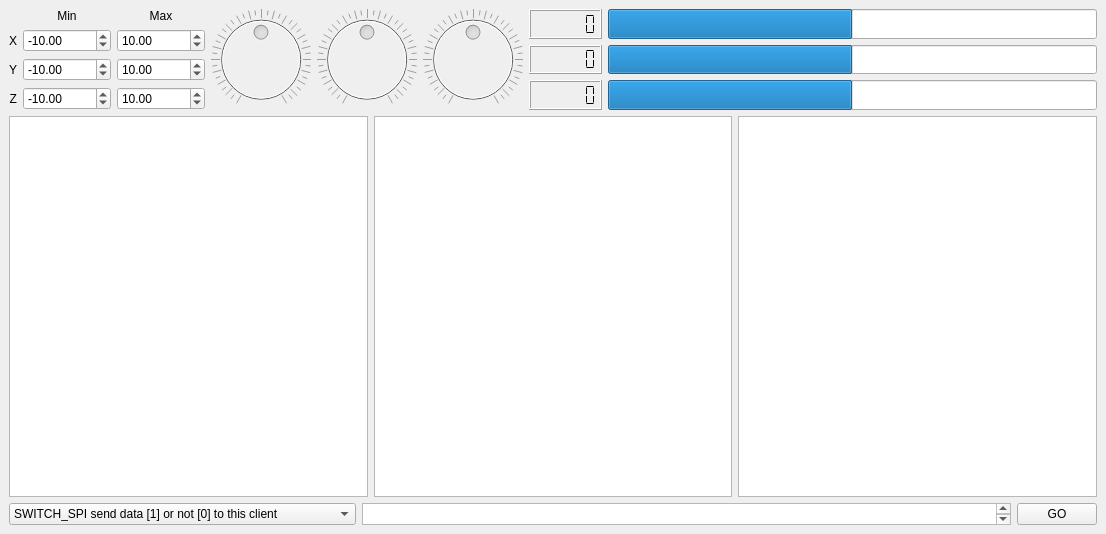
<?xml version="1.0" encoding="UTF-8"?>
<ui version="4.0">
 <class>MainWindow</class>
 <widget class="QMainWindow" name="MainWindow">
  <property name="geometry">
   <rect>
    <x>0</x>
    <y>0</y>
    <width>1106</width>
    <height>534</height>
   </rect>
  </property>
  <property name="windowTitle">
   <string>MainWindow</string>
  </property>
  <widget class="QWidget" name="centralwidget">
   <layout class="QVBoxLayout" name="verticalLayout_3" stretch="0,1,0">
    <item>
     <layout class="QHBoxLayout" name="horizontalLayout_5">
      <property name="sizeConstraint">
       <enum>QLayout::SetMinimumSize</enum>
      </property>
      <item>
       <layout class="QGridLayout" name="gridLayout">
        <property name="sizeConstraint">
         <enum>QLayout::SetMinimumSize</enum>
        </property>
        <item row="0" column="1">
         <widget class="QLabel" name="label_4">
          <property name="sizePolicy">
           <sizepolicy hsizetype="Preferred" vsizetype="Fixed">
            <horstretch>0</horstretch>
            <verstretch>0</verstretch>
           </sizepolicy>
          </property>
          <property name="text">
           <string>Min</string>
          </property>
          <property name="alignment">
           <set>Qt::AlignCenter</set>
          </property>
         </widget>
        </item>
        <item row="0" column="2">
         <widget class="QLabel" name="label_5">
          <property name="sizePolicy">
           <sizepolicy hsizetype="Preferred" vsizetype="Fixed">
            <horstretch>0</horstretch>
            <verstretch>0</verstretch>
           </sizepolicy>
          </property>
          <property name="text">
           <string>Max</string>
          </property>
          <property name="alignment">
           <set>Qt::AlignCenter</set>
          </property>
         </widget>
        </item>
        <item row="3" column="1">
         <widget class="QDoubleSpinBox" name="zmin">
          <property name="minimum">
           <double>-100000.000000000000000</double>
          </property>
          <property name="maximum">
           <double>1000000.000000000000000</double>
          </property>
          <property name="value">
           <double>-10.000000000000000</double>
          </property>
         </widget>
        </item>
        <item row="1" column="2">
         <widget class="QDoubleSpinBox" name="xmax">
          <property name="minimum">
           <double>-100000.000000000000000</double>
          </property>
          <property name="maximum">
           <double>1000000.000000000000000</double>
          </property>
          <property name="value">
           <double>10.000000000000000</double>
          </property>
         </widget>
        </item>
        <item row="3" column="2">
         <widget class="QDoubleSpinBox" name="zmax">
          <property name="minimum">
           <double>-100000.000000000000000</double>
          </property>
          <property name="maximum">
           <double>1000000.000000000000000</double>
          </property>
          <property name="value">
           <double>10.000000000000000</double>
          </property>
         </widget>
        </item>
        <item row="2" column="2">
         <widget class="QDoubleSpinBox" name="ymax">
          <property name="minimum">
           <double>-100000.000000000000000</double>
          </property>
          <property name="maximum">
           <double>1000000.000000000000000</double>
          </property>
          <property name="value">
           <double>10.000000000000000</double>
          </property>
         </widget>
        </item>
        <item row="1" column="1">
         <widget class="QDoubleSpinBox" name="xmin">
          <property name="minimum">
           <double>-100000.000000000000000</double>
          </property>
          <property name="maximum">
           <double>1000000.000000000000000</double>
          </property>
          <property name="value">
           <double>-10.000000000000000</double>
          </property>
         </widget>
        </item>
        <item row="2" column="1">
         <widget class="QDoubleSpinBox" name="ymin">
          <property name="minimum">
           <double>-100000.000000000000000</double>
          </property>
          <property name="maximum">
           <double>1000000.000000000000000</double>
          </property>
          <property name="value">
           <double>-10.000000000000000</double>
          </property>
         </widget>
        </item>
        <item row="3" column="0">
         <widget class="QLabel" name="label_3">
          <property name="text">
           <string>Z</string>
          </property>
          <property name="alignment">
           <set>Qt::AlignRight|Qt::AlignTrailing|Qt::AlignVCenter</set>
          </property>
         </widget>
        </item>
        <item row="2" column="0">
         <widget class="QLabel" name="label_2">
          <property name="text">
           <string>Y</string>
          </property>
          <property name="alignment">
           <set>Qt::AlignRight|Qt::AlignTrailing|Qt::AlignVCenter</set>
          </property>
         </widget>
        </item>
        <item row="1" column="0">
         <widget class="QLabel" name="label">
          <property name="text">
           <string>X</string>
          </property>
          <property name="alignment">
           <set>Qt::AlignRight|Qt::AlignTrailing|Qt::AlignVCenter</set>
          </property>
         </widget>
        </item>
       </layout>
      </item>
      <item>
       <layout class="QHBoxLayout" name="horizontalLayout_3">
        <property name="sizeConstraint">
         <enum>QLayout::SetMinimumSize</enum>
        </property>
        <item>
         <widget class="QDial" name="xdial">
          <property name="enabled">
           <bool>false</bool>
          </property>
          <property name="minimum">
           <number>0</number>
          </property>
          <property name="maximum">
           <number>10000</number>
          </property>
          <property name="value">
           <number>5000</number>
          </property>
          <property name="invertedAppearance">
           <bool>false</bool>
          </property>
          <property name="invertedControls">
           <bool>false</bool>
          </property>
          <property name="wrapping">
           <bool>false</bool>
          </property>
          <property name="notchTarget">
           <double>25.000000000000000</double>
          </property>
          <property name="notchesVisible">
           <bool>true</bool>
          </property>
         </widget>
        </item>
        <item>
         <widget class="QDial" name="ydial">
          <property name="enabled">
           <bool>false</bool>
          </property>
          <property name="minimum">
           <number>0</number>
          </property>
          <property name="maximum">
           <number>10000</number>
          </property>
          <property name="value">
           <number>5000</number>
          </property>
          <property name="wrapping">
           <bool>false</bool>
          </property>
          <property name="notchTarget">
           <double>25.000000000000000</double>
          </property>
          <property name="notchesVisible">
           <bool>true</bool>
          </property>
         </widget>
        </item>
        <item>
         <widget class="QDial" name="zdial">
          <property name="enabled">
           <bool>false</bool>
          </property>
          <property name="minimum">
           <number>0</number>
          </property>
          <property name="maximum">
           <number>10000</number>
          </property>
          <property name="value">
           <number>5000</number>
          </property>
          <property name="wrapping">
           <bool>false</bool>
          </property>
          <property name="notchTarget">
           <double>25.000000000000000</double>
          </property>
          <property name="notchesVisible">
           <bool>true</bool>
          </property>
         </widget>
        </item>
       </layout>
      </item>
      <item>
       <layout class="QHBoxLayout" name="horizontalLayout_2" stretch="0,1">
        <property name="sizeConstraint">
         <enum>QLayout::SetMinimumSize</enum>
        </property>
        <item>
         <layout class="QVBoxLayout" name="verticalLayout_2">
          <item>
           <widget class="QLCDNumber" name="xled">
            <property name="smallDecimalPoint">
             <bool>false</bool>
            </property>
            <property name="numDigits">
             <number>6</number>
            </property>
            <property name="segmentStyle">
             <enum>QLCDNumber::Flat</enum>
            </property>
           </widget>
          </item>
          <item>
           <widget class="QLCDNumber" name="yled">
            <property name="smallDecimalPoint">
             <bool>false</bool>
            </property>
            <property name="numDigits">
             <number>6</number>
            </property>
            <property name="segmentStyle">
             <enum>QLCDNumber::Flat</enum>
            </property>
           </widget>
          </item>
          <item>
           <widget class="QLCDNumber" name="zled">
            <property name="smallDecimalPoint">
             <bool>false</bool>
            </property>
            <property name="numDigits">
             <number>6</number>
            </property>
            <property name="segmentStyle">
             <enum>QLCDNumber::Flat</enum>
            </property>
           </widget>
          </item>
         </layout>
        </item>
        <item>
         <layout class="QVBoxLayout" name="verticalLayout">
          <property name="sizeConstraint">
           <enum>QLayout::SetMinimumSize</enum>
          </property>
          <item>
           <widget class="QProgressBar" name="xmon">
            <property name="sizePolicy">
             <sizepolicy hsizetype="Expanding" vsizetype="MinimumExpanding">
              <horstretch>0</horstretch>
              <verstretch>0</verstretch>
             </sizepolicy>
            </property>
            <property name="minimum">
             <number>0</number>
            </property>
            <property name="maximum">
             <number>10000</number>
            </property>
            <property name="value">
             <number>5000</number>
            </property>
            <property name="textVisible">
             <bool>false</bool>
            </property>
            <property name="invertedAppearance">
             <bool>false</bool>
            </property>
            <property name="textDirection">
             <enum>QProgressBar::TopToBottom</enum>
            </property>
            <property name="format">
             <string>%v</string>
            </property>
           </widget>
          </item>
          <item>
           <widget class="QProgressBar" name="ymon">
            <property name="sizePolicy">
             <sizepolicy hsizetype="Expanding" vsizetype="MinimumExpanding">
              <horstretch>2</horstretch>
              <verstretch>0</verstretch>
             </sizepolicy>
            </property>
            <property name="minimum">
             <number>0</number>
            </property>
            <property name="maximum">
             <number>10000</number>
            </property>
            <property name="value">
             <number>5000</number>
            </property>
            <property name="textVisible">
             <bool>false</bool>
            </property>
            <property name="format">
             <string>%v</string>
            </property>
           </widget>
          </item>
          <item>
           <widget class="QProgressBar" name="zmon">
            <property name="sizePolicy">
             <sizepolicy hsizetype="Expanding" vsizetype="MinimumExpanding">
              <horstretch>2</horstretch>
              <verstretch>0</verstretch>
             </sizepolicy>
            </property>
            <property name="minimum">
             <number>0</number>
            </property>
            <property name="maximum">
             <number>10000</number>
            </property>
            <property name="value">
             <number>5000</number>
            </property>
            <property name="textVisible">
             <bool>false</bool>
            </property>
            <property name="format">
             <string>%v</string>
            </property>
           </widget>
          </item>
         </layout>
        </item>
       </layout>
      </item>
     </layout>
    </item>
    <item>
     <layout class="QHBoxLayout" name="horizontalLayout_4">
      <item>
       <widget class="PlotWidget" name="xgrafo">
        <property name="sizePolicy">
         <sizepolicy hsizetype="Expanding" vsizetype="Expanding">
          <horstretch>0</horstretch>
          <verstretch>0</verstretch>
         </sizepolicy>
        </property>
       </widget>
      </item>
      <item>
       <widget class="PlotWidget" name="ygrafo"/>
      </item>
      <item>
       <widget class="PlotWidget" name="zgrafo"/>
      </item>
     </layout>
    </item>
    <item>
     <layout class="QHBoxLayout" name="horizontalLayout">
      <property name="sizeConstraint">
       <enum>QLayout::SetDefaultConstraint</enum>
      </property>
      <item>
       <widget class="QComboBox" name="cmd">
        <property name="sizePolicy">
         <sizepolicy hsizetype="Preferred" vsizetype="Minimum">
          <horstretch>0</horstretch>
          <verstretch>0</verstretch>
         </sizepolicy>
        </property>
        <item>
         <property name="text">
          <string>SWITCH_SPI send data [1] or not [0] to this client</string>
         </property>
        </item>
        <item>
         <property name="text">
          <string>SET_USECIRCBUFF use [1] or not [0] the Circular Buffer</string>
         </property>
        </item>
        <item>
         <property name="text">
          <string>INIT_SPI2 init the SPI2 and set or reset var 'isTheFirstTime'</string>
         </property>
        </item>
        <item>
         <property name="text">
          <string>SET_TIMETRIG set variable 'stopTrigTime'</string>
         </property>
        </item>
        <item>
         <property name="text">
          <string>SET_Z24 set DAC to 2V [Vref:5V] or 4V [Vref:10V]</string>
         </property>
        </item>
        <item>
         <property name="text">
          <string>SET_Z set DAC to specified value</string>
         </property>
        </item>
        <item>
         <property name="text">
          <string>SET_SPEEDSIGN set variable 'dacStepSign' to 0 or 1</string>
         </property>
        </item>
        <item>
         <property name="text">
          <string>SET_SPEED set variables 'dacStep' and 'dacStepCumul'</string>
         </property>
        </item>
        <item>
         <property name="text">
          <string>SET_MODEDBG (debug command) set theMode</string>
         </property>
        </item>
        <item>
         <property name="text">
          <string>SET_TESTPIN set TestPin to 0 or 1</string>
         </property>
        </item>
        <item>
         <property name="text">
          <string>SET_DACMODE set DAC mode (unipolar [0] or bipolar [1])</string>
         </property>
        </item>
        <item>
         <property name="text">
          <string>SET_ZTO0 set DAC output to zero</string>
         </property>
        </item>
        <item>
         <property name="text">
          <string>SET_FTRIG set variable 'stopTrigADC'</string>
         </property>
        </item>
        <item>
         <property name="text">
          <string>SET_ZTRIG set variable 'stopTrigDAC'</string>
         </property>
        </item>
        <item>
         <property name="text">
          <string>SET_TRIGGERS set which stopTriggers must be used</string>
         </property>
        </item>
        <item>
         <property name="text">
          <string>START_MODSAFE start an operating mode in a safe way</string>
         </property>
        </item>
        <item>
         <property name="text">
          <string>SET_SETPOINT set control setpoint</string>
         </property>
        </item>
        <item>
         <property name="text">
          <string>SET_PGAIN set control P gain</string>
         </property>
        </item>
        <item>
         <property name="text">
          <string>SET_IGAIN set control I gain</string>
         </property>
        </item>
        <item>
         <property name="text">
          <string>SET_DGAIN set control D gain</string>
         </property>
        </item>
        <item>
         <property name="text">
          <string>KILL kills the epizmq program</string>
         </property>
        </item>
       </widget>
      </item>
      <item>
       <widget class="QPlainTextEdit" name="cpar">
        <property name="sizePolicy">
         <sizepolicy hsizetype="Expanding" vsizetype="Minimum">
          <horstretch>0</horstretch>
          <verstretch>0</verstretch>
         </sizepolicy>
        </property>
        <property name="minimumSize">
         <size>
          <width>0</width>
          <height>20</height>
         </size>
        </property>
       </widget>
      </item>
      <item>
       <widget class="QPushButton" name="butDo">
        <property name="sizePolicy">
         <sizepolicy hsizetype="Minimum" vsizetype="Fixed">
          <horstretch>0</horstretch>
          <verstretch>0</verstretch>
         </sizepolicy>
        </property>
        <property name="text">
         <string>GO</string>
        </property>
       </widget>
      </item>
     </layout>
    </item>
   </layout>
  </widget>
 </widget>
 <customwidgets>
  <customwidget>
   <class>PlotWidget</class>
   <extends>QGraphicsView</extends>
   <header>pyqtgraph</header>
  </customwidget>
 </customwidgets>
 <resources/>
 <connections/>
</ui>
